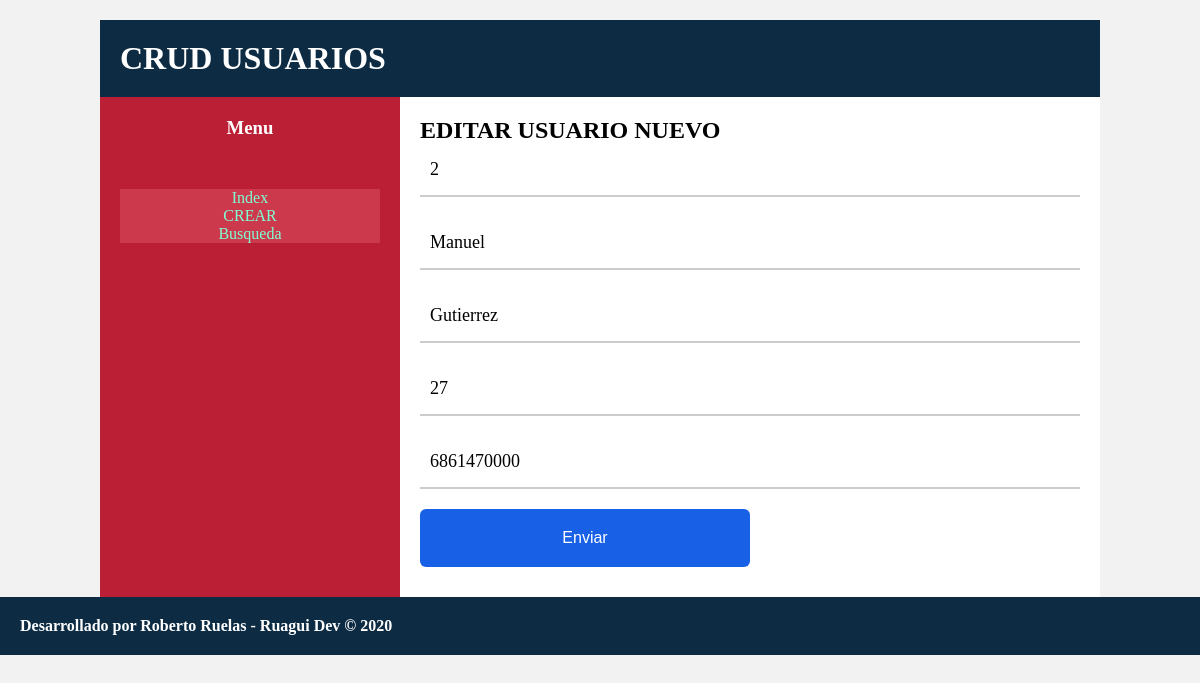
The page /editar.php?id=2 on the database its author committed.
### tables this page shows
CREATE TABLE IF NOT EXISTS `usuarios` (
  `id` int(11) NOT NULL AUTO_INCREMENT,
  `nombre` varchar(50) NOT NULL,
  `apellido` varchar(50) NOT NULL,
  `edad` int(3) NOT NULL,
  `telefono` varchar(14) NOT NULL,
  PRIMARY KEY (`id`)
);

### config/db.php (called while the page is built)
<?php
class DB
{
    private $host;
		private $db;
		private $user;
		private $password;
        private $charset;
        public function __construct()
        {
            $this->host 	= 'localhost';
			$this->db 		= 'examen-crud';
			$this->user 	= 'root';
			$this->password = '';
			$this->charset 	= 'utf8mb4';
		}
		public function connect(){
			try {
				$connection = "mysql:host=" .$this->host . ";dbname=" . $this->db . ";charset=" .$this->charset;
				$options = [PDO::ATTR_ERRMODE => PDO::ERRMODE_EXCEPTION, PDO::ATTR_EMULATE_PREPARES => false];
				$pdo = new PDO($connection, $this->user, $this->password, $options);
				return $pdo;
			} catch (PDOException $e) {
				print_r("Error connection: " . $e->getMessage());
			}
		}
}
?>

### includes/usuarios.php (called while the page is built, shortened)
<?php
include_once 'config/db.php';
class Usuario extends DB{
    private $id;
    public function setId($id){
        $this->id = $id;
    }
    public function getUsuarioUnico(){
           return $this->connect()->query('SELECT * FROM usuarios WHERE id = '.$this->id);
    }
}
?>

### editar.php (the view, shortened to what this page needs)
<?php
    include_once 'includes/usuarios.php';
?>
<!DOCTYPE html>
<html lang="es">
<head>
    <link rel="stylesheet" href="assets/css/styles.css">
</head>
<body>
<?php
include_once 'views/header.php';
include_once 'views/aside.php';
?>
<section class="main">
<form action="#" class="formulario" method="POST">
<h1>EDITAR USUARIO NUEVO</h1>
<?php
       $id_usuario = $_GET['id'];
       $usuario = new Usuario();
       $usuario->setId($id_usuario);
       $user = $usuario->getUsuarioUnico();
       foreach($user as $usr){
           $nombreUser = $usr['nombre'];
           $apellidoUser = $usr['apellido'];
           $edadUser = $usr['edad'];
           $telefonoUser = $usr['telefono'];
       }
?>
        <input type="text" name="id" id="id" readonly value="<?= $id_usuario ?>">
        <input type="text" name="nombre" id="nombre" placeholder="Nombre" value="<?=$nombreUser?>">
        <input type="text" name="apellido" id="apellido" placeholder="Apellido" value="<?= $apellidoUser?>">
        <input type="text" name="edad" id="edad" placeholder="Edad" value="<?= $edadUser?>">
        <input type="text" name="telefono" id="telefono" placeholder="Telefono" value="<?= $telefonoUser?>">
        <input type="submit" value="Enviar" class="btn-enviar">
</form>
</div>
<?php
include_once 'views/footer.php';
?>
</body>
</html>

### assets/css/styles.css (style rules this page uses)
* { margin: 0; padding: 0; -webkit-box-sizing: border-box; -moz-box-sizing: border-box; box-sizing: border-box; }
body { background: #f2f2f2; font-size: Arial, Sans-serif; }
header, .main, aside, footer { padding: 20px; }
.main { background: #fff; width: 70%; height: 500px; float: left; }
.main .formulario .btn-enviar { width: 50%; background: #1860e6; color: #fff; border:none; cursor: pointer; font-size: 16px; text-align: center; padding: 20px; display: inline-block; text-decoration: none; border-radius: 6px; }
.main .formulario input[type='text'], .main .formulario input[type='mail'] { display: block; width: 100%; margin-bottom: 20px; padding: 15px 10px; border: none; border-bottom: 2px solid #ccc; font-family: 'Slabo 27px', serif; font-size: 18px; }

### rows shown on the page
usuarios: nombre "Manuel", apellido "Gutierrez", edad "27", telefono "6861470000"
